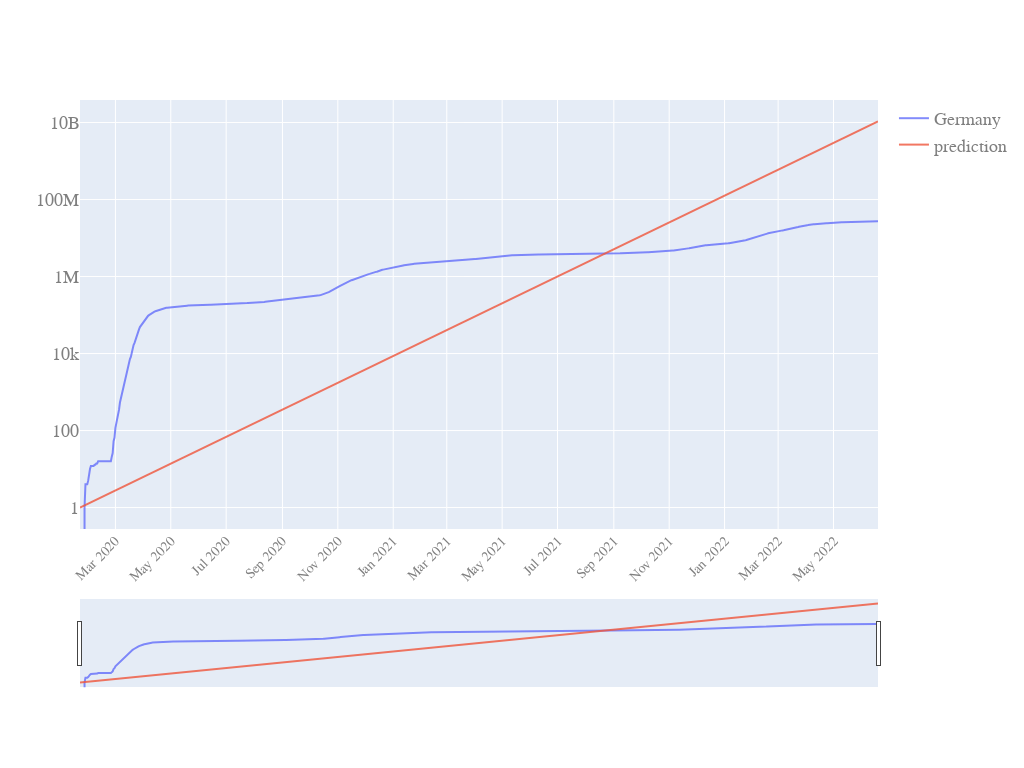

Write notebook code for a chart like this one.
### Code cell
quick_plot(LR_inspect.date,
           LR_inspect.iloc[:,1:],
           y_scale='log',
           slider=True)

### Figure 1 — Plotly figure (JSON) as saved in the notebook; plotly's stock layout.template omitted (floating-point values rounded to 4 significant figures; data arrays with more than 128 entries replaced by an {"elided": "..."} marker saying what was removed)
{"data": [{"name": "Germany", "opacity": 0.8, "type": "scatter", "x": {"elided": "880 str values"}, "y": {"elided": "880 int values"}}, {"name": "prediction", "opacity": 0.8, "type": "scatter", "x": {"elided": "880 str values"}, "y": {"elided": "880 float values"}}], "layout": {"autosize": true, "font": {"color": "#7f7f7f", "family": "PT Sans, monospace", "size": 18}, "height": 768, "width": 1024, "xaxis": {"nticks": 20, "rangeslider": {"visible": true}, "tickangle": -45, "tickfont": {"color": "#7f7f7f", "size": 14}}, "yaxis": {"type": "log"}}}
